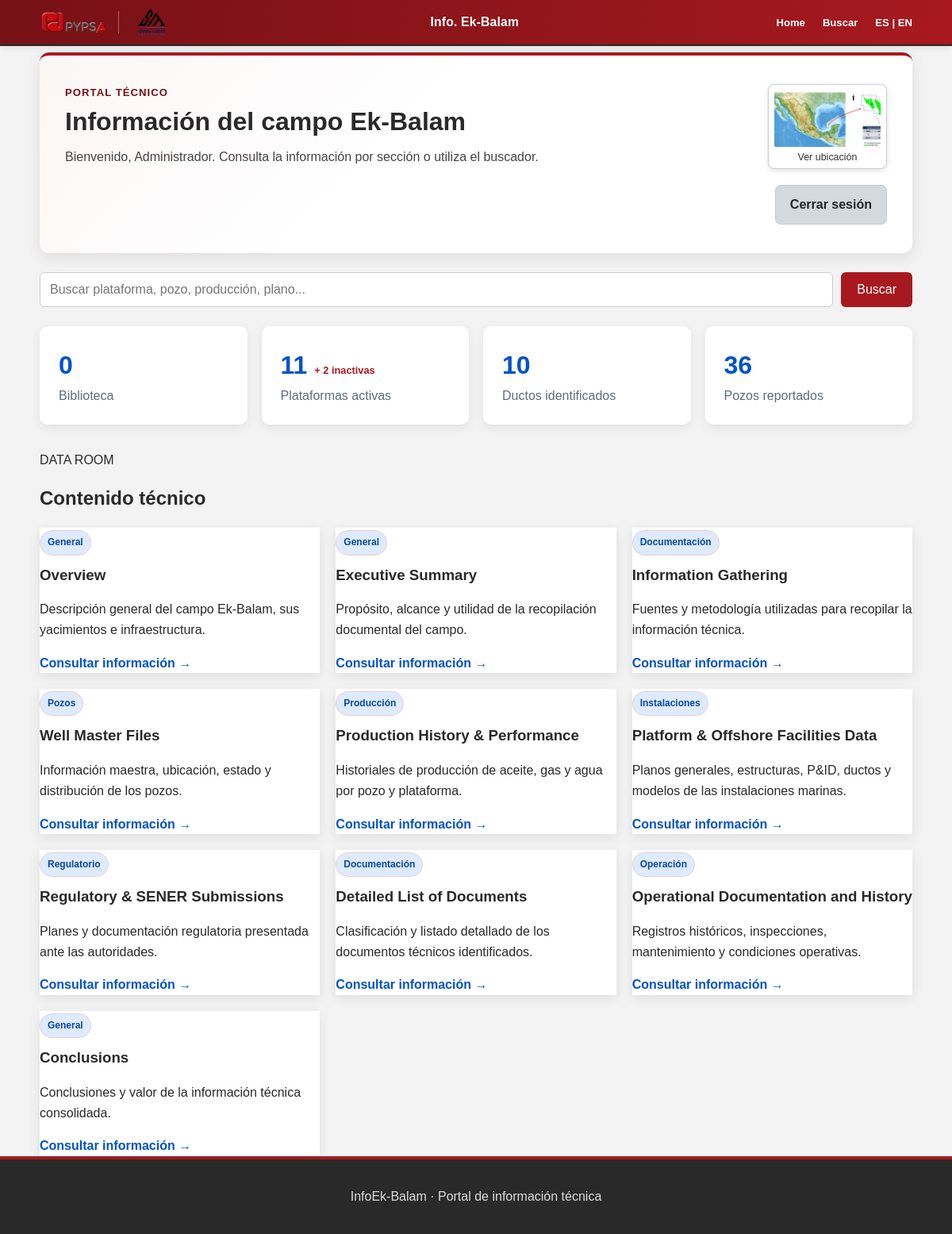
Page /portal (signed in) on the earlier database version.
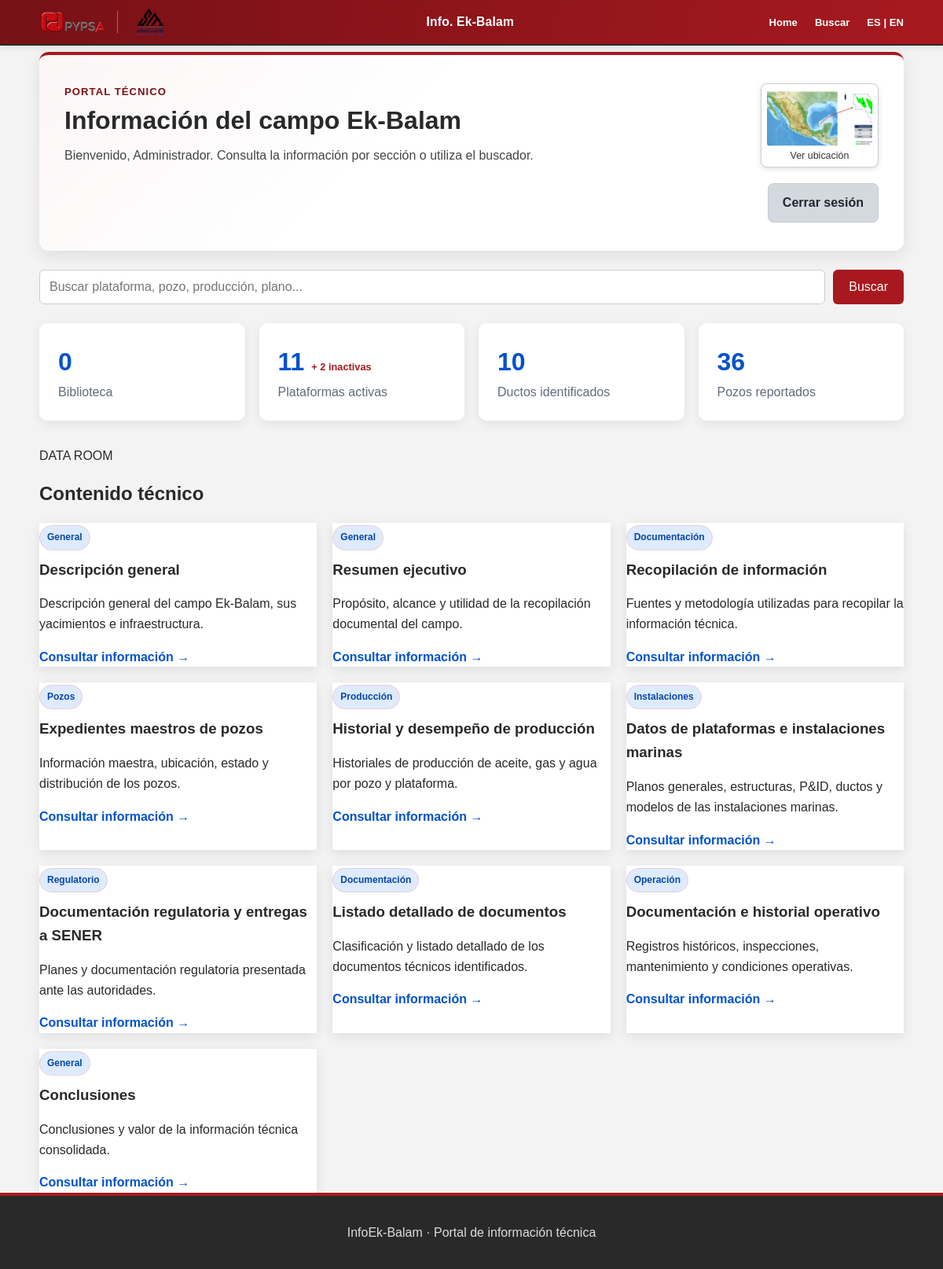
Same page on the later database version.
### models.py (models this page shows, shortened)
class Usuario(UserMixin, db.Model):
    __tablename__ = "usuarios"
    id = db.Column(
        db.Integer,
        primary_key=True
    )
    username = db.Column(
        db.String(50),
        unique=True,
        nullable=False
    )
    nombre = db.Column(
        db.String(100),
        nullable=False
    )
    password_hash = db.Column(
        db.String(255),
        nullable=False
    )
    activo = db.Column(
        db.Boolean,
        default=True,
        nullable=False
    )
    @property
    def is_active(self):
        return self.activo

class Contenido(db.Model):
    __tablename__ = "contenidos"
    id = db.Column(
        db.Integer,
        primary_key=True
    )
    slug = db.Column(
        db.String(120),
        unique=True,
        nullable=False
    )
    titulo = db.Column(
        db.String(200),
        nullable=False
    )
    categoria = db.Column(
        db.String(100),
        nullable=False
    )
    resumen = db.Column(
        db.Text,
        nullable=True
    )
    contenido = db.Column(
        db.Text,
        nullable=False
    )
    palabras_clave = db.Column(
        db.Text,
        nullable=True
    )
    orden = db.Column(
        db.Integer,
        default=0,
        nullable=False
    )
    activo = db.Column(
        db.Boolean,
        default=True,
        nullable=False
    )

### app.py (the view, shortened to what this page needs)
@app.route("/portal")
@login_required
def portal():
    contenidos = (
        Contenido.query
        .filter_by(activo=True)
        .order_by(Contenido.orden)
        .all()
    )
    carpeta_biblioteca = os.path.join(app.root_path, "Biblioteca")
    documentos_biblioteca = []
    return render_template(
        "portal.html",
        contenidos=contenidos,
        documentos_biblioteca=documentos_biblioteca,
    )

### app.py (called while the page is built)
@login_manager.user_loader
def cargar_usuario(usuario_id):
    return db.session.get(
        Usuario,
        int(usuario_id)
    )

### templates/portal.html (shortened to what this page needs)
{% extends "base.html" %}
{% block content %}
<section class="portal-bienvenida">
    <div>
        <p class="etiqueta">PORTAL TÉCNICO</p>
        <h2>Información del campo Ek-Balam</h2>
        <p>
            Bienvenido, {{ current_user.nombre }}.
            Consulta la información por sección o utiliza
            el buscador.
        </p>
    </div>
    <div class="acciones-bienvenida">
        <button
            type="button"
            class="miniatura-ubicacion"
            aria-haspopup="dialog"
            aria-controls="modal-ubicacion"
            data-abrir-modal="modal-ubicacion"
        >
            <img
                src="{{ url_for('static', filename='img/Inicio/location.png') }}"
                alt="Ubicación del campo Ek-Balam"
            >
            <span>Ver ubicación</span>
        </button>
        <a
            class="boton-secundario"
            href="{{ url_for('logout') }}"
        >
            Cerrar sesión
        </a>
    </div>
</section>
<section class="buscador-principal">
    <form
        action="{{ url_for('buscar') }}"
        method="GET"
    >
        <input
            type="search"
            id="busqueda"
            name="q"
            placeholder="Buscar plataforma, pozo, producción, plano..."
            required
        >
        <button type="submit">
            Buscar
        </button>
    </form>
</section>
<section class="indicadores">
    <article
        class="indicador indicador-interactivo"
        role="button"
        tabindex="0"
        aria-haspopup="dialog"
        aria-controls="modal-biblioteca"
        data-abrir-modal="modal-biblioteca"
    >
        <span class="indicador-numero">
            {{ documentos_biblioteca|length }}
        </span>
        <span class="indicador-texto">
            Biblioteca
        </span>
    </article>
    <article
        class="indicador indicador-interactivo"
        role="button"
        tabindex="0"
        aria-haspopup="dialog"
        aria-controls="modal-plataformas"
        data-abrir-modal="modal-plataformas"
    >
        <span class="indicador-numero">
            11 <small>+ 2 inactivas</small>
        </span>
        <span class="indicador-texto">
            Plataformas activas
        </span>
    </article>
    <article
        class="indicador indicador-interactivo"
        role="button"
        tabindex="0"
        aria-haspopup="dialog"
        aria-controls="modal-ductos"
        data-abrir-modal="modal-ductos"
    >
        <span class="indicador-numero">
            10
        </span>
        <span class="indicador-texto">
            Ductos identificados
        </span>
    </article>
    <article
        class="indicador indicador-interactivo"
        role="button"
        tabindex="0"
        aria-haspopup="dialog"
        aria-controls="modal-pozos"
        data-abrir-modal="modal-pozos"
    >
        <span class="indicador-numero">
            36
        </span>
        <span class="indicador-texto">
            Pozos reportados
        </span>
    </article>
</section>
        {% set imagenes_pozos = [
            ('01_EK-A.png', 'Plataforma EK-A'),
            ('02_BALAM-TB.png', 'Plataforma Balam-TB'),
            ('03_BALAM-A.png', 'Plataforma Balam-A'),
            ('04_EK-A2.png', 'Plataforma EK-A2'),
            ('05_EK-TA.png', 'Plataforma EK-TA'),
            ('06_BALAM-TE.png', 'Plataforma Balam-TE'),
            ('07_BALAM-TA.png', 'Plataforma Balam-TA'),
            ('08_BALAM-TA2.png', 'Plataforma Balam-TA2'),
            ('09_EK-TB.png', 'Plataforma EK-TB'),
            ('10_BALAM-TD.png', 'Plataforma Balam-TD')
        ] %}
<section class="seccion-contenidos">
    <div class="titulo-seccion">
        <div>
            <p class="etiqueta">DATA ROOM</p>
            <h2>Contenido técnico</h2>
        </div>
    </div>
    <div class="rejilla-contenidos">
        {% for contenido in contenidos %}
            <article class="tarjeta-contenido">
                <span class="categoria">
                    {{ contenido.categoria }}
                </span>
                <h3>
                    {{ contenido.titulo }}
                </h3>
                <p>
                    {{ contenido.resumen }}
                </p>
                <a
                    href="{{ url_for(
                        'ver_contenido',
                        slug=contenido.slug
                    ) }}"
                >
                    Consultar información →
                </a>
            </article>
        {% endfor %}
    </div>
</section>
{% endblock %}

### templates/base.html (shortened to what this page needs)
<!DOCTYPE html>
<html lang="es">
<head>
    <link
        rel="stylesheet"
        href="{{ url_for('static', filename='css/styles.css') }}"
    >
</head>
<body>
  <header class="encabezado">
    <div class="contenedor encabezado-contenido">
        <div class="grupo-logos">
            <img
                src="{{ url_for(
                    'static',
                    filename='img/logo_pypsa.png'
                ) }}"
                alt="Logo de PYPSA"
                class="logo logo-pypsa"
            >
            <img
                src="{{ url_for(
                    'static',
                    filename='img/logo_sierramadre.png'
                ) }}"
                alt="Logo de Sierra Madre Resources"
                class="logo logo-sierramadre"
            >
        </div>
        <a
            href="{{ url_for('inicio') }}"
            class="nombre-portal"
        >
            Info. Ek-Balam
        </a>
    <nav class="navegacion-principal">
        <a href="{{ url_for('portal') }}">
            Home
        </a>
        <a href="#">
            Buscar
        </a>
        <a href="#">
            ES | EN
        </a>
    </nav>
        </div>
    </header>
    <main class="contenedor contenido-principal">
        {% block content %}
        {% endblock %}
    </main>
    <footer class="pie-pagina">
        <div class="contenedor">
            <p>
                InfoEk-Balam · Portal de información técnica
            </p>
        </div>
    </footer>
</body>
</html>

Differences in the rows shown:
changed Contenido "Descripción general del campo Ek-Balam, sus yacimientos e infraestructura.": titulo "Overview" → "Descripción general"
changed Contenido "Propósito, alcance y utilidad de la recopilación documental del campo.": titulo "Executive Summary" → "Resumen ejecutivo"
changed Contenido "Fuentes y metodología utilizadas para recopilar la información técnica.": titulo "Information Gathering" → "Recopilación de información"
changed Contenido "Información maestra, ubicación, estado y distribución de los pozos.": titulo "Well Master Files" → "Expedientes maestros de pozos"
changed Contenido "Historiales de producción de aceite, gas y agua por pozo y plataforma.": titulo "Production History & Performance" → "Historial y desempeño de producción"
changed Contenido "Instalaciones": titulo "Platform & Offshore Facilities Data" → "Datos de plataformas e instalaciones marinas"
changed Contenido "Planes y documentación regulatoria presentada ante las autoridades.": titulo "Regulatory & SENER Submissions" → "Documentación regulatoria y entregas a SENER"
changed Contenido "Clasificación y listado detallado de los documentos técnicos identificados.": titulo "Detailed List of Documents" → "Listado detallado de documentos"
changed Contenido "Registros históricos, inspecciones, mantenimiento y condiciones operativas.": titulo "Operational Documentation and History" → "Documentación e historial operativo"
changed Contenido "Conclusiones y valor de la información técnica consolidada.": titulo "Conclusions" → "Conclusiones"
